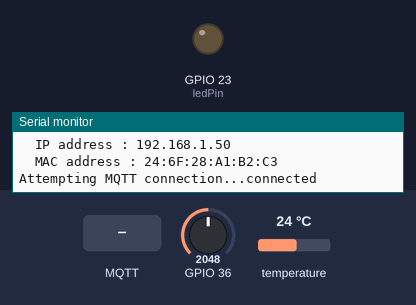
This sketch was run on a simulated ESP32. Parts: output pins drawn as LEDs (lit = HIGH), the last lines printed to the serial monitor. Inputs (shaded band) come from the test bench; at power-on: GPIO 36 = 2048, temperature 24 °C. WiFi joins after 1.5 s; servers stay silent unless stated; no MQTT or app messages arrive unless stated.

Above: at 3.2 s.
3.3 s: MQTT message "true" arrives on the first subscribed topic
At 8.3 s:
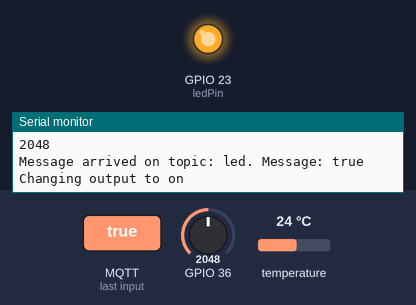
8.6 s: MQTT message "false" arrives on the first subscribed topic
At 13.3 s:
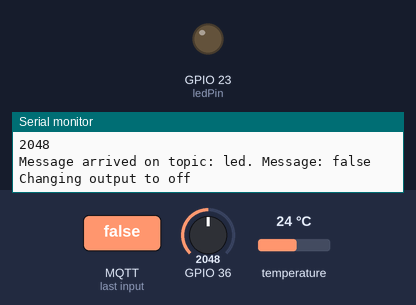
Timing chart, 0 to 14.8 s (numbered marks = the images above; inputs shaded):
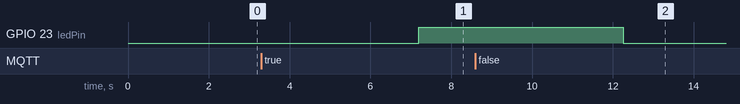

The sketch:

ArduinoLastestVersionMQTT.ino
```cpp
#include <WiFi.h>
#include <PubSubClient.h>
#include <Wire.h>
#include <OneWire.h>
#include <DallasTemperature.h>

WiFiClient espClient;           // Wifi
PubSubClient client(espClient); // MQTT client


OneWire oneWire(19);
DallasTemperature tempSensor(&oneWire);

/*===== MQTT broker/server and TOPICS ========*/
const char* mqtt_server = "m24.cloudmqtt.com";

#define TOPIC_TEMP "temp"
#define TOPIC_LED  "led"
#define TOPIC_LIGHT  "lum"


/*============= GPIO ======================*/
float temperature = 0;
int sensorValue = 0;
const int ledPin = 23; // LED Pin

/*================ WIFI =======================*/
void print_connection_status() {
  Serial.print("WiFi status : \n");
  Serial.print("\tIP address : ");
  Serial.println(WiFi.localIP());
  Serial.print("\tMAC address : ");
  Serial.println(WiFi.macAddress());
}

void connect_wifi() {
  const char* ssid = "Jeremy Primat";
  const char *password= "jeremy77";

  Serial.println("Connecting Wifi...");
  WiFi.begin(ssid, password);
  while (WiFi.status() != WL_CONNECTED) {
    Serial.println("Attempting to connect Wifi ..");
    delay(1000);
  }
  Serial.print("Connected to local Wifi\n");
  print_connection_status();
}

/*=============== SETUP =====================*/
void setup() {
  pinMode(ledPin, OUTPUT);
  tempSensor.begin();

  Serial.begin(9600);
  connect_wifi();

  client.setServer(mqtt_server, 18060);
  client.setCallback(mqtt_pubcallback);

}

/*============== CALLBACK ===================*/
void mqtt_pubcallback(char* topic, byte* message,
                      unsigned int length) {

  Serial.print("Message arrived on topic: ");
  Serial.print(topic);
  Serial.print(". Message: ");

  String messageTemp;
  for (int i = 0; i < length; i++) {
    Serial.print((char)message[i]);
    messageTemp += (char)message[i];
  }
  Serial.println();

  if (String(topic) == TOPIC_LED) {
    Serial.print("Changing output to ");
    if (messageTemp == "true") {
      Serial.println("on");
      set_LED(HIGH);
    }
    else if (messageTemp == "false") {
      Serial.println("off");
      set_LED(LOW);
    }
  }
}

void set_LED(int v){
  digitalWrite(ledPin, v);
}

/*============= SUBSCRIBE =====================*/
void mqtt_mysubscribe() {
  while (!client.connected()) { // Loop until we're reconnected
    Serial.print("Attempting MQTT connection...");
    // Attempt to connect
    if (client.connect("esp32", "jpuqjxky", "AtH50qUjgJjR")) {
      Serial.println("connected");
      // Subscribe
      client.subscribe((char*)TOPIC_LED);
    } else {
      Serial.print("failed, rc=");
      Serial.print(client.state());
      Serial.println(" try again in 5 seconds");
      delay(5000);
    }
  }
}

float get_Temperature(){
   tempSensor.requestTemperaturesByIndex(0);
}

/*================= LOOP ======================*/
void loop() {
  int32_t period = 5000; // 5 sec
  if (!client.connected()) {
    mqtt_mysubscribe();
  }


  delay(period);
   float t;
   t = tempSensor.getTempCByIndex(0);
   char tempString[8];
   dtostrf(t, 1, 2, tempString);
   Serial.println("Température :");
   Serial.println(t);
   client.publish(TOPIC_TEMP, tempString);


  sensorValue = analogRead (A0) ;

  char sensorString[8];
  dtostrf(sensorValue, 1, 2, sensorString);
  Serial.println("Lumière :");
  Serial.print(sensorValue , DEC) ;
  Serial.print("\n");
  client.publish(TOPIC_LIGHT, sensorString);
  client.loop();
}
```

Measured:
- after the input at 3.3 s, GPIO 23 (ledPin): LOW → HIGH after 3.9 s
- after the input at 8.6 s, GPIO 23 (ledPin): HIGH → LOW after 3.7 s
